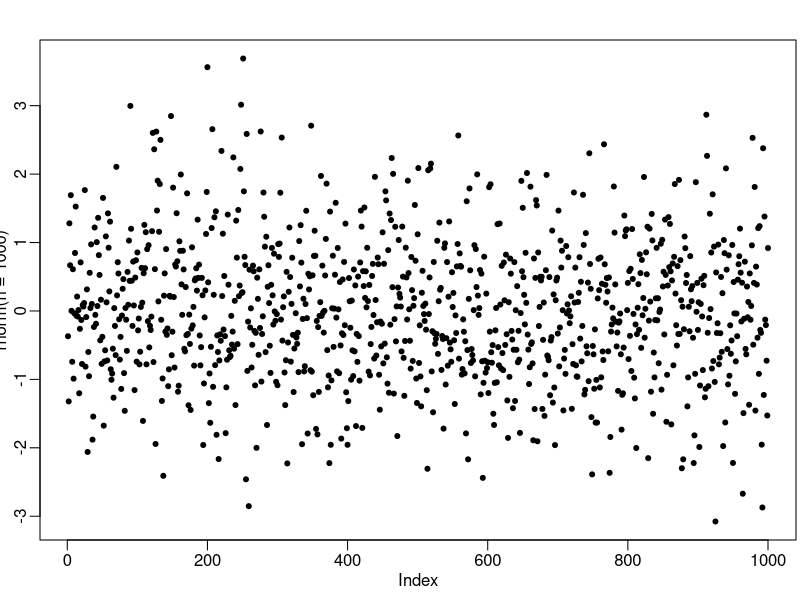
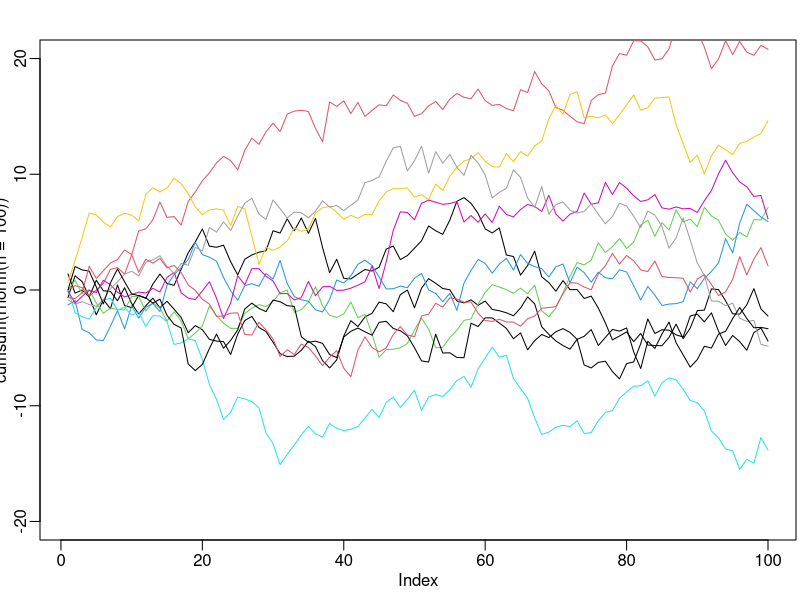
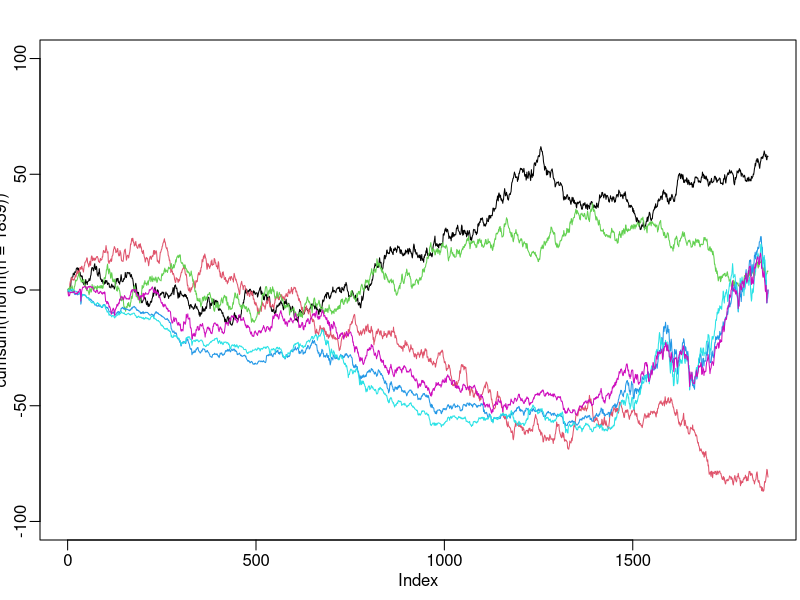
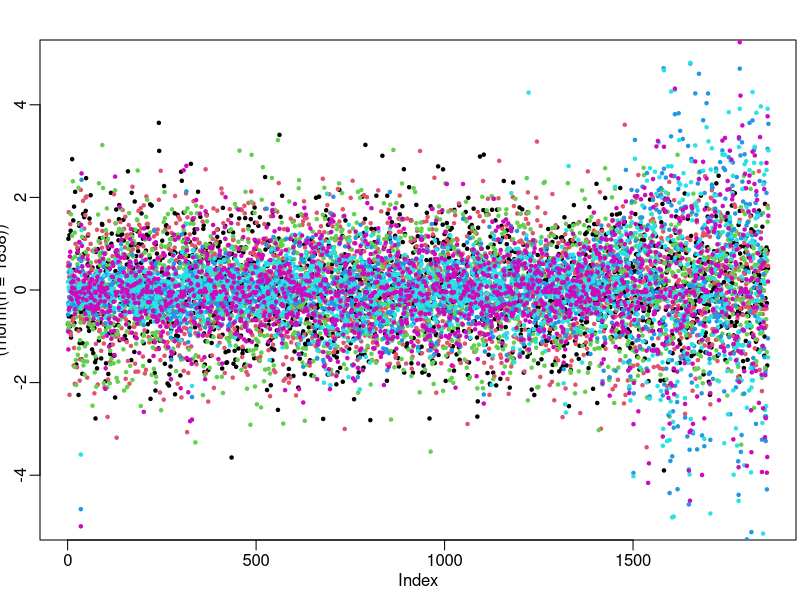
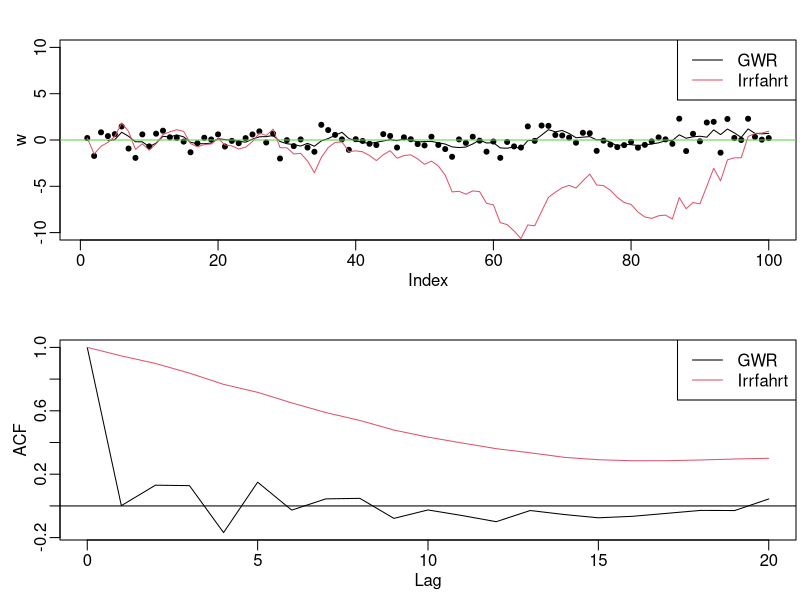
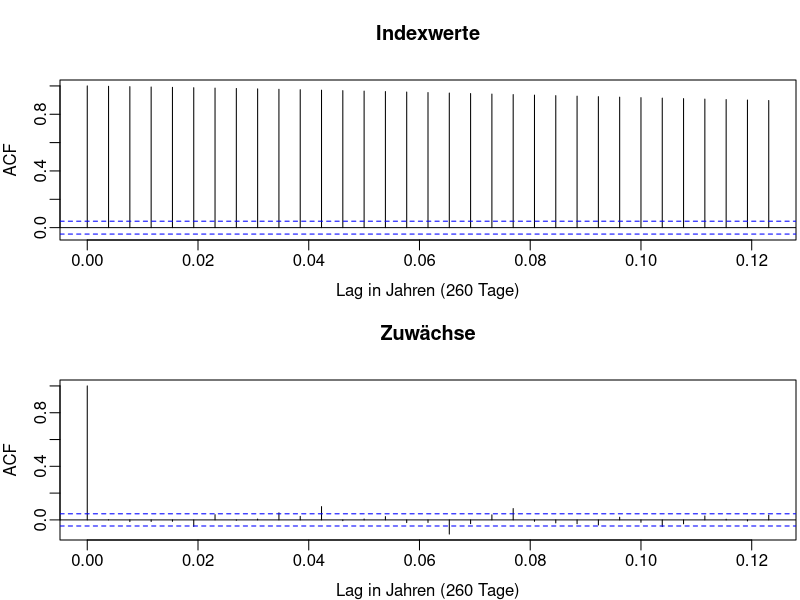
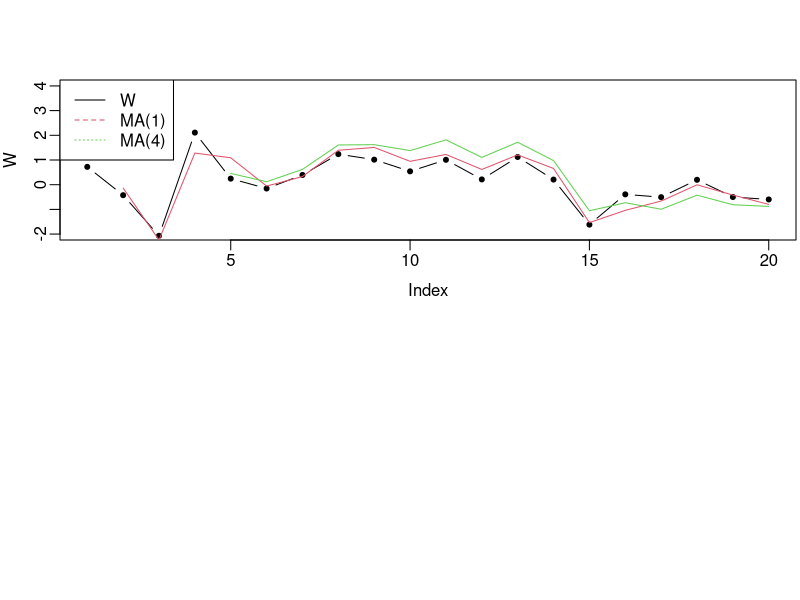
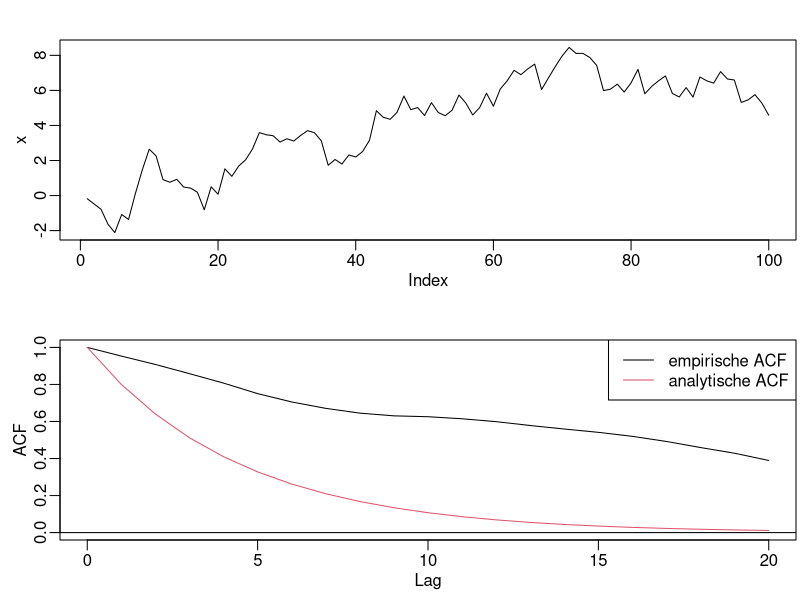

The R script that drew these images, in order:
## ---- chunk 1
knitr::opts_chunk$set(
  echo = FALSE,
  message = FALSE,
  warning = FALSE,
  tidy = FALSE,
  fig.asp = 1,
  dev = "png"
  )
set.seed(10)
par(mar=c(3,2,2,.2),mgp=c(1.5,.5,0))
## ---- chunk 2
      sample(c("Kopf","Zahl"),size=10,replace=T)
## ---- chunk 3
      sample(1:6,size=10,replace=T)
## ---- chunk 4
plot(rnorm(n=1e3),type="p",pch=20)
## ---- chunk 5
      einzelschritt <- sample(c(-1,1),size=10,replace=T)
      cumsum(einzelschritt)
## ---- chunk 6
plot(cumsum(rnorm(n=100)),type="l",col=1,ylim=c(-20,20))
for(i in 1:10) lines(cumsum(rnorm(n=100)),type="l",col=i)

## ---- chunk 7
standardize <- function(invec){
  delta <- diff(invec)
  delta.stand <- (delta-mean(delta))/sd(delta)
  cumsum(delta.stand)
}
EU.stand <- apply(EuStockMarkets,2,standardize)[1:1859,]
plot(cumsum(rnorm(n=1859)),type="l",col=1,ylim=c(-100,100))
for(i in 1:2) lines(cumsum(rnorm(n=1859)),col=i+1)
for(i in 1:3) lines(EU.stand[,i],col=i+3)
## ---- chunk 8
standardize <- function(invec){
  delta <- diff(invec)
  delta.stand <- (delta-mean(delta))/sd(delta)
  delta.stand
}

EU.delta.stand <- apply(EuStockMarkets,2,standardize)[1:1859,]
plot((rnorm(n=1858)),
     type="p",col=1,ylim=c(-5,5),pch=20,cex=.7)
for(i in 1:2) points((rnorm(n=1858)),col=i+1,pch=20,cex=.7)
for(i in 1:3) points(EU.delta.stand[,i],col=i+3,pch=20,cex=.7)
## ---- chunk 9
layout(matrix(1:2,2,1))
par(mar=c(3,3,2,.2),mgp=c(1.5,.5,0))

## Prozesse und gl. Durchschnitt
w <- rnorm(n=100)
plot(w, type="p",pch=20, ylim=c(-10,10))
lines(filter(w,rep(1/4,4),
             method="convolution",sides=1),col=1)
lines(cumsum(w),type="l",col=2)
abline(h=0,col=3)
legend("topright",c("GWR","Irrfahrt"),col=1:2,lty=1)

## Autokorrelationsfunktionen
plot(acf(w,lag.max=20,plot=F),type="l",ci=0,main="")
lines(0:20,acf(cumsum(w),lag.max=20,plot=F)$acf,col=2)
legend("topright",c("GWR","Irrfahrt"),col=1:2,lty=1)
## ---- chunk 10
DAX <- EuStockMarkets[,"DAX"]
layout(matrix(1:2,2,1))
par(mar=c(3,3,4,.2),mgp=c(2,.5,0))

# Autokorrelation der Indexwerte
acf(DAX,main="Indexwerte",
    xlab="Lag in Jahren (260 Tage)")

# Autokorrelation der Zuwächse
acf(diff(DAX),main="Zuwächse",
    xlab="Lag in Jahren (260 Tage)")
## ---- chunk 11
W <- rnorm(n=20)
theta1 <- c(1,.4)

X1 <- filter(x=W,filter=theta1,
             method="convolution",sides=1)
theta2 <- c(1,.4,.3,.2,.1)
X2 <- filter(x=W,filter=theta2,
             method="convolution",sides=1)

plot(W,ylim=c(-2,4),pch=20,type="b")
lines(X1,col=2,type="l")
lines(X2,col=3,type="l")
legend("topleft",c("W","MA(1)","MA(4)"),
       col=1:3,lty=1:3)
## ---- chunk 12
layout(matrix(1:2,2,1))
par(mar=c(3,3,2,.2),mgp=c(1.5,.5,0))

## Prozess mit Zuwachsdarstellung
phi <- 0.8
w <- rnorm(n=100)
x <- w
for(i in 2:length(w)) x[i] <- x[i-1]+ phi*w[i]

# Prozess
plot(x, type="l")

## Autokorrelationsfunktionen
plot(acf(x,lag.max=20,plot=F),type="l",ci=0,main="",ylim=c(0,1))
lines(0:20,phi^(0:20),col=2)
legend("topright",c("empirische ACF","analytische ACF"),col=1:2,lty=1)
## ---- chunk 13
layout(matrix(1:2,2,1))
par(mar=c(3,3,2,.2),mgp=c(1.5,.5,0))

## Prozess mit Zuwachsdarstellung
phi <- c(0.7,-0.5)
w <- rnorm(n=1000)
x <- w
x[2] <- phi[1]*x[1]+w[2]
for(i in 3:length(w)) x[i] <- phi[1]*x[i-1]+phi[2]*x[i-2]+ w[i]

# Prozess
plot(x, type="l")

## Autokorrelationsfunktionen
plot(acf(x,lag.max=20,plot=F),type="l",ci=0,main="")
## ---- chunk 14
layout(matrix(1:2,2,1))
par(mar=c(3,3,2,.2),mgp=c(1.5,.5,0))

## Prozess mit Zuwachsdarstellung
phi <- c(0.7,-.5)
w <- rnorm(n=1000)
x <- w
x[2] <- phi[1]*x[1]+w[2]
for(i in 3:length(w)) x[i] <- phi[1]*x[i-1]+phi[2]*x[i-2]+ w[i]

# Prozess
plot(x, type="l")

## Autokorrelationsfunktionen
plot(acf(x,lag.max=10,plot=F),type="l",ci=0,main="",ylim=c(-1,1))
lines(pacf(x,lag.max=10,plot=F)$acf,col=2)
legend("topright",c("Autokorrelationsfunktion","part. Autokorrelationsfunktion"),lty=1,col=1:2)
## ---- chunk 15
## Prozessparameter
phi <- c(0.9,-0.9,0.5)
theta <- c(.5,.4,.3)
##Zufallsprozess
w <- c(rep(0,5),rnorm(n=50))
## Verschiedene ARMA-Prozesse
x1 <- x2 <- x3 <- y1 <- y2 <- w
for(t in 3:length(w)){
  x1[t] <- sum(phi[1]*x1[t-1])+w[t]+sum(theta[1]*w[t-1]) #ARMA(1,1)
  x2[t] <- sum(phi[1:2]*x2[t-(1:2)])+w[t]+sum(theta[1:2]*w[t-(1:2)]) #ARMA(2,2)
  x3[t] <- sum(phi[1:3]*x3[t-(1:3)])+w[t]+sum(theta[1:3]*w[t-(1:3)]) #ARMA(3,3)
} 
y1 <- cumsum(x1) #ARIMA(1,1,1)
y2 <- cumsum(x2) #ARIMA(2,1,2)


# Prozess
layout(matrix(1:2,2,1))
par(mar=c(3,3,2,.2),mgp=c(1.5,.5,0),cex=.7)

plot(w, type="l",ylim=c(-8,8))
abline(h=0,col=6,lty=2)
lines(x1,col=2); lines(x2,col=3); lines(x3,col=4)
legend("topleft",c("W","ARMA(1,1)","ARMA(2,2)","ARMA(3,3)"),col=1:4,lty=1,ncol = 2)

plot(w, type="l",ylim=c(-20,20))
abline(h=0,col=6,lty=2)
lines(y1,col=5); lines(y2,col=6)
legend("topright",c("W","ARIMA(1,1,1)","ARIMA(2,1,2)"),col=c(1,5:6),lty=1)
